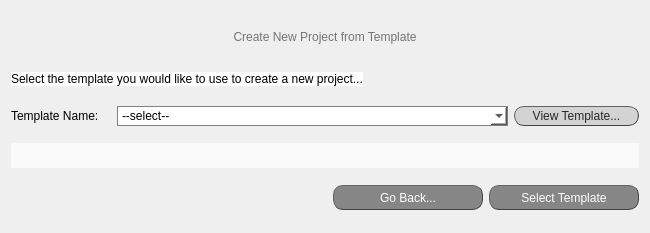
<?xml version="1.0" encoding="UTF-8"?>
<ui version="4.0">
 <class>Dialog</class>
 <widget class="QDialog" name="Dialog">
  <property name="geometry">
   <rect>
    <x>0</x>
    <y>0</y>
    <width>650</width>
    <height>233</height>
   </rect>
  </property>
  <property name="windowTitle">
   <string>Dialog</string>
  </property>
  <layout class="QVBoxLayout" name="verticalLayout">
   <item>
    <layout class="QHBoxLayout" name="horizontalLayout_4">
     <item>
      <widget class="QLabel" name="blank">
       <property name="minimumSize">
        <size>
         <width>120</width>
         <height>30</height>
        </size>
       </property>
       <property name="maximumSize">
        <size>
         <width>120</width>
         <height>30</height>
        </size>
       </property>
       <property name="frameShape">
        <enum>QFrame::NoFrame</enum>
       </property>
       <property name="text">
        <string>&lt;html&gt;&lt;head/&gt;&lt;body&gt;&lt;p&gt;&lt;br/&gt;&lt;/p&gt;&lt;/body&gt;&lt;/html&gt;</string>
       </property>
       <property name="alignment">
        <set>Qt::AlignCenter</set>
       </property>
      </widget>
     </item>
     <item>
      <widget class="QLabel" name="label_2">
       <property name="layoutDirection">
        <enum>Qt::LeftToRight</enum>
       </property>
       <property name="styleSheet">
        <string notr="true">font: bold 14pt &quot;Calibri&quot;; color: rgb(116, 116, 116)</string>
       </property>
       <property name="text">
        <string>&lt;html&gt;&lt;head/&gt;&lt;body&gt;&lt;p&gt;&lt;span style=&quot; font-weight:400;&quot;&gt;Create New Project from Template&lt;/span&gt;&lt;/p&gt;&lt;/body&gt;&lt;/html&gt;</string>
       </property>
       <property name="alignment">
        <set>Qt::AlignCenter</set>
       </property>
      </widget>
     </item>
     <item>
      <widget class="QLabel" name="mH_logo_XS">
       <property name="minimumSize">
        <size>
         <width>120</width>
         <height>30</height>
        </size>
       </property>
       <property name="maximumSize">
        <size>
         <width>120</width>
         <height>30</height>
        </size>
       </property>
       <property name="frameShape">
        <enum>QFrame::NoFrame</enum>
       </property>
       <property name="text">
        <string>&lt;html&gt;&lt;head/&gt;&lt;body&gt;&lt;p&gt;&lt;br/&gt;&lt;/p&gt;&lt;/body&gt;&lt;/html&gt;</string>
       </property>
       <property name="alignment">
        <set>Qt::AlignCenter</set>
       </property>
      </widget>
     </item>
    </layout>
   </item>
   <item>
    <layout class="QHBoxLayout" name="horizontalLayout_8">
     <item>
      <widget class="QLabel" name="lab_no_ch_7">
       <property name="sizePolicy">
        <sizepolicy hsizetype="Fixed" vsizetype="Fixed">
         <horstretch>0</horstretch>
         <verstretch>0</verstretch>
        </sizepolicy>
       </property>
       <property name="styleSheet">
        <string notr="true">font: bold 10pt &quot;Calibri&quot;;
background-color: rgb(255, 255, 255);</string>
       </property>
       <property name="text">
        <string>Select the template you would like to use to create a new project...</string>
       </property>
       <property name="alignment">
        <set>Qt::AlignLeading|Qt::AlignLeft|Qt::AlignVCenter</set>
       </property>
      </widget>
     </item>
     <item>
      <spacer name="horizontalSpacer">
       <property name="orientation">
        <enum>Qt::Horizontal</enum>
       </property>
       <property name="sizeHint" stdset="0">
        <size>
         <width>40</width>
         <height>20</height>
        </size>
       </property>
      </spacer>
     </item>
    </layout>
   </item>
   <item>
    <layout class="QHBoxLayout" name="horizontalLayout_66">
     <item>
      <widget class="QLabel" name="lab_proj_name_3">
       <property name="minimumSize">
        <size>
         <width>100</width>
         <height>20</height>
        </size>
       </property>
       <property name="maximumSize">
        <size>
         <width>16777215</width>
         <height>20</height>
        </size>
       </property>
       <property name="styleSheet">
        <string notr="true">font: 25 10pt &quot;Calibri Light&quot;;</string>
       </property>
       <property name="text">
        <string>Template Name: </string>
       </property>
      </widget>
     </item>
     <item>
      <widget class="QComboBox" name="cB_temp_names">
       <property name="enabled">
        <bool>true</bool>
       </property>
       <property name="sizePolicy">
        <sizepolicy hsizetype="Expanding" vsizetype="Fixed">
         <horstretch>0</horstretch>
         <verstretch>0</verstretch>
        </sizepolicy>
       </property>
       <property name="minimumSize">
        <size>
         <width>300</width>
         <height>20</height>
        </size>
       </property>
       <property name="maximumSize">
        <size>
         <width>16777215</width>
         <height>20</height>
        </size>
       </property>
       <property name="styleSheet">
        <string notr="true">QComboBox {
    border: 1px solid gray;
	font: 25 10pt &quot;Calibri Light&quot;;
}

QComboBox:editable {
    background: white;
}

QComboBox:!editable, QComboBox::drop-down:editable {
     background: rgb(255, 255, 255);
}

/* QComboBox gets the &quot;on&quot; state when the popup is open */
QComboBox:!editable:on, QComboBox::drop-down:editable:on {
    background:rgba(170, 0, 127, 100);
}

QComboBox QAbstractItemView {
    border: 1px solid darkgray;
    selection-background-color:  rgba(162, 0, 122,180);
	font: 25 10pt &quot;Calibri Light&quot;;
}
</string>
       </property>
       <item>
        <property name="text">
         <string>--select--</string>
        </property>
       </item>
      </widget>
     </item>
     <item>
      <widget class="QPushButton" name="btn_view_temp">
       <property name="minimumSize">
        <size>
         <width>125</width>
         <height>20</height>
        </size>
       </property>
       <property name="maximumSize">
        <size>
         <width>110</width>
         <height>20</height>
        </size>
       </property>
       <property name="mouseTracking">
        <bool>true</bool>
       </property>
       <property name="focusPolicy">
        <enum>Qt::ClickFocus</enum>
       </property>
       <property name="autoFillBackground">
        <bool>false</bool>
       </property>
       <property name="styleSheet">
        <string notr="true">QPushButton{border-radius:10px;
border-width: 1px;
border-style: outset;
border-color: rgb(66, 66, 66);
background-color: rgb(211, 211, 211);
color: rgb(39, 39, 39);
font: 10pt &quot;Calibri Light&quot;;}

QPushButton:hover{
background-color: rgba(167, 0, 125, 200);
border-color: #672146;
color: rgb(234, 234, 234);
}

QPushButton:disabled{
background-color: rgb(232, 232, 232);
border-color: rgb(158, 158, 158);
color: rgb(125, 125, 125);
}

QPushButton:checked{
background-color: rgb(107, 0, 80);
border-color: rgb(76, 0, 57);
color: rgb(234, 234, 234);
}</string>
       </property>
       <property name="text">
        <string>View Template...</string>
       </property>
       <property name="checkable">
        <bool>true</bool>
       </property>
      </widget>
     </item>
    </layout>
   </item>
   <item>
    <widget class="QLineEdit" name="tE_validate">
     <property name="minimumSize">
      <size>
       <width>0</width>
       <height>25</height>
      </size>
     </property>
     <property name="maximumSize">
      <size>
       <width>16777215</width>
       <height>25</height>
      </size>
     </property>
     <property name="styleSheet">
      <string notr="true">font: 25 9pt &quot;Calibri Light&quot;;
color: rgb(170, 0, 127);
background-color: rgb(250, 250, 250);
</string>
     </property>
     <property name="frame">
      <bool>false</bool>
     </property>
     <property name="alignment">
      <set>Qt::AlignCenter</set>
     </property>
     <property name="readOnly">
      <bool>true</bool>
     </property>
    </widget>
   </item>
   <item>
    <layout class="QHBoxLayout" name="horizontalLayout">
     <item>
      <widget class="QLabel" name="lab_temp">
       <property name="enabled">
        <bool>false</bool>
       </property>
       <property name="sizePolicy">
        <sizepolicy hsizetype="Expanding" vsizetype="Fixed">
         <horstretch>0</horstretch>
         <verstretch>0</verstretch>
        </sizepolicy>
       </property>
       <property name="minimumSize">
        <size>
         <width>100</width>
         <height>0</height>
        </size>
       </property>
       <property name="maximumSize">
        <size>
         <width>16777215</width>
         <height>16777215</height>
        </size>
       </property>
       <property name="styleSheet">
        <string notr="true">font: 25 10pt &quot;Calibri Light&quot;;</string>
       </property>
       <property name="text">
        <string/>
       </property>
      </widget>
     </item>
     <item>
      <widget class="QPushButton" name="button_go_back">
       <property name="sizePolicy">
        <sizepolicy hsizetype="Fixed" vsizetype="Fixed">
         <horstretch>0</horstretch>
         <verstretch>0</verstretch>
        </sizepolicy>
       </property>
       <property name="minimumSize">
        <size>
         <width>150</width>
         <height>25</height>
        </size>
       </property>
       <property name="maximumSize">
        <size>
         <width>150</width>
         <height>25</height>
        </size>
       </property>
       <property name="styleSheet">
        <string notr="true">QPushButton{border-radius:10px;
border-width: 1px;
border-style: outset;
border-color: rgb(66, 66, 66);
background-color: rgb(134, 134, 134); 
color: rgb(255, 255, 255);
font: 11pt &quot;Calibri&quot;;}

QPushButton:hover{
background-color: rgba(167, 0, 125, 200);
border-color: #672146;
color: rgb(234, 234, 234);
border-width: 2px
}

QPushButton:disabled{
background-color: rgb(232, 232, 232);
border-color: rgb(158, 158, 158);
color: rgb(125, 125, 125);
}

QPushButton:checked{
background-color: rgb(59, 59, 59);
border-color: rgb(0, 0, 0);
color: rgb(230, 230, 230);
}
</string>
       </property>
       <property name="text">
        <string>Go Back...</string>
       </property>
       <property name="checkable">
        <bool>true</bool>
       </property>
      </widget>
     </item>
     <item>
      <widget class="QPushButton" name="button_select_temp">
       <property name="sizePolicy">
        <sizepolicy hsizetype="Fixed" vsizetype="Fixed">
         <horstretch>0</horstretch>
         <verstretch>0</verstretch>
        </sizepolicy>
       </property>
       <property name="minimumSize">
        <size>
         <width>150</width>
         <height>25</height>
        </size>
       </property>
       <property name="maximumSize">
        <size>
         <width>150</width>
         <height>25</height>
        </size>
       </property>
       <property name="styleSheet">
        <string notr="true">QPushButton{border-radius:10px;
border-width: 1px;
border-style: outset;
border-color: rgb(66, 66, 66);
background-color: rgb(134, 134, 134); 
color: rgb(255, 255, 255);
font: 11pt &quot;Calibri&quot;;}

QPushButton:hover{
background-color: rgba(167, 0, 125, 200);
border-color: #672146;
color: rgb(234, 234, 234);
border-width: 2px
}

QPushButton:disabled{
background-color: rgb(232, 232, 232);
border-color: rgb(158, 158, 158);
color: rgb(125, 125, 125);
}

QPushButton:checked{
background-color: rgb(59, 59, 59);
border-color: rgb(0, 0, 0);
color: rgb(230, 230, 230);
}
</string>
       </property>
       <property name="text">
        <string>Select Template</string>
       </property>
       <property name="checkable">
        <bool>true</bool>
       </property>
      </widget>
     </item>
    </layout>
   </item>
  </layout>
 </widget>
 <resources/>
 <connections/>
</ui>
